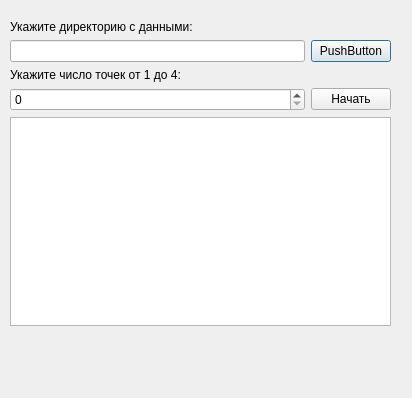
<?xml version="1.0" encoding="UTF-8"?>
<ui version="4.0">
 <class>firstmetod</class>
 <widget class="QDialog" name="firstmetod">
  <property name="geometry">
   <rect>
    <x>0</x>
    <y>0</y>
    <width>412</width>
    <height>398</height>
   </rect>
  </property>
  <property name="windowTitle">
   <string>Dialog</string>
  </property>
  <widget class="QWidget" name="">
   <property name="geometry">
    <rect>
     <x>10</x>
     <y>20</y>
     <width>381</width>
     <height>306</height>
    </rect>
   </property>
   <layout class="QVBoxLayout" name="verticalLayout_3">
    <item>
     <layout class="QVBoxLayout" name="verticalLayout">
      <item>
       <widget class="QLabel" name="label">
        <property name="text">
         <string>Укажите директорию с данными:</string>
        </property>
       </widget>
      </item>
      <item>
       <layout class="QHBoxLayout" name="horizontalLayout">
        <item>
         <widget class="QLineEdit" name="Directory"/>
        </item>
        <item>
         <widget class="QPushButton" name="DirectoryOpen">
          <property name="text">
           <string>PushButton</string>
          </property>
         </widget>
        </item>
       </layout>
      </item>
     </layout>
    </item>
    <item>
     <layout class="QVBoxLayout" name="verticalLayout_2">
      <item>
       <widget class="QLabel" name="label_2">
        <property name="text">
         <string>Укажите число точек от 1 до 4:</string>
        </property>
       </widget>
      </item>
      <item>
       <layout class="QHBoxLayout" name="horizontalLayout_2">
        <item>
         <widget class="QSpinBox" name="countPoints">
          <property name="sizePolicy">
           <sizepolicy hsizetype="Expanding" vsizetype="Fixed">
            <horstretch>0</horstretch>
            <verstretch>0</verstretch>
           </sizepolicy>
          </property>
         </widget>
        </item>
        <item>
         <widget class="QPushButton" name="start">
          <property name="text">
           <string>Начать</string>
          </property>
         </widget>
        </item>
       </layout>
      </item>
     </layout>
    </item>
    <item>
     <widget class="QTextBrowser" name="textBrowser"/>
    </item>
   </layout>
  </widget>
 </widget>
 <resources/>
 <connections/>
</ui>
